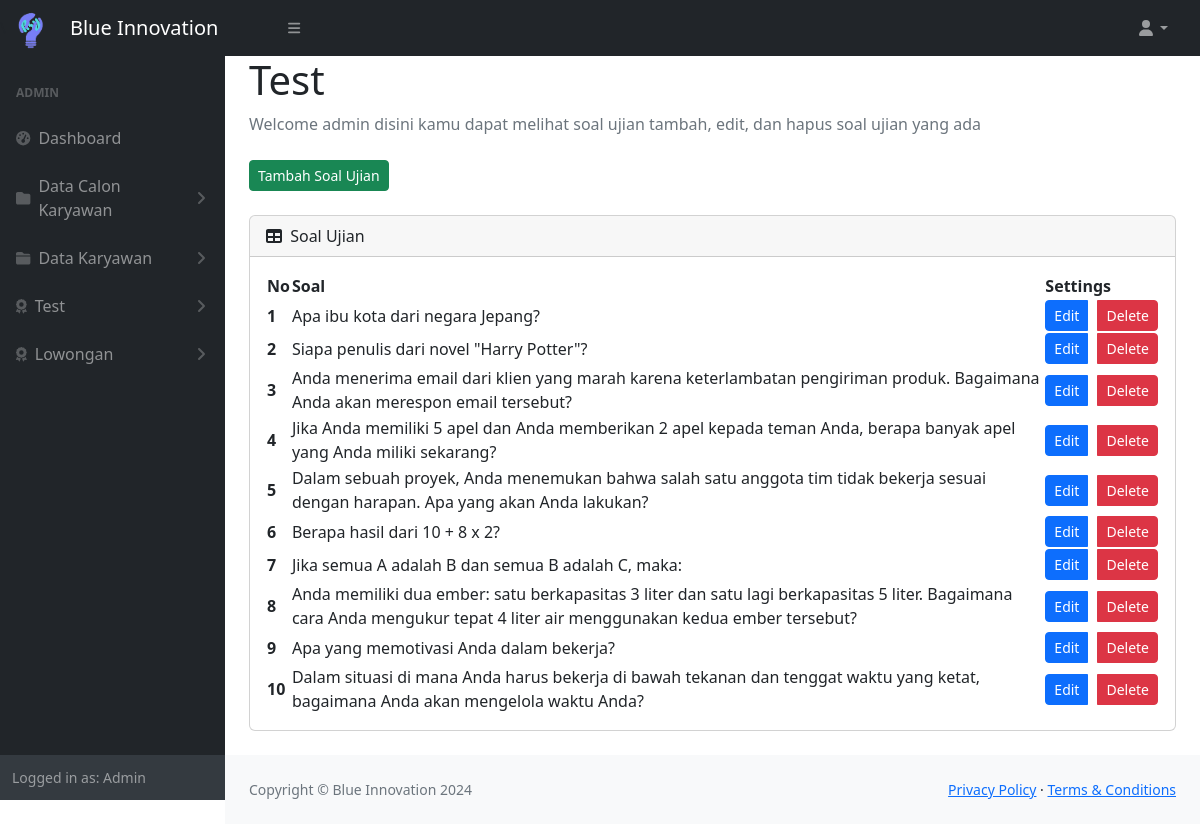
The app's page /admin/dashboardAdmin/test.php (signed in) with its own data.
### tables this page shows
CREATE TABLE `ujian` (
  `id_ujian` int(11) NOT NULL,
  `question` text NOT NULL,
  `option_a` varchar(255) NOT NULL,
  `option_b` varchar(255) NOT NULL,
  `option_c` varchar(255) NOT NULL,
  `option_d` varchar(255) NOT NULL,
  `correct_answer` char(1) NOT NULL,
  `category` varchar(255) NOT NULL
);

### admin/dashboardAdmin/test.php (the view, shortened to what this page needs)
<!DOCTYPE html>
<html lang="en">
    <head>
        <link href="https://cdn.jsdelivr.net/npm/simple-datatables@7.1.2/dist/style.min.css" rel="stylesheet" />
        <link href="css/styleDashboard.css" rel="stylesheet" />
    </head>
    <body class="sb-nav-fixed">
        <?php include "headerAdmin.php"; ?>
            <div id="layoutSidenav_content">
                <main>
                    <div class="container-fluid px-4">
                        <h1>Test</h1>
                        <ol class="breadcrumb mb-4">
                            <li class="breadcrumb-item active">Welcome <?php echo ($_SESSION ['admin']); ?> disini kamu dapat melihat soal ujian tambah, edit, dan hapus soal ujian yang ada</li>
                        </ol>
                        <div class="btn-add">
                            <a class="btn btn-success btn-sm" href="addTest.php">Tambah Soal Ujian</a>
                        </div>
                        <br>
                        <div class="card mb-4" >
                            <div class="card-header">
                                <i class="fas fa-table me-1"></i>
                                Soal Ujian
                            </div>
                                <div class="card-body" >
                                    <table id="datatablesSimple">
                                        <thead>
                                            <tr>
                                                <th scope="col">No</th>
                                                <th scope="col">Soal</th>
                                                <th scope="col">Settings</th>
                                            </tr>
                                        </thead>
                                        <tbody>
                                            <?php
                                            $row = mysqli_query($conn, "SELECT * FROM ujian");
                                            $no = 1;
                                            while ($data = mysqli_fetch_array($row)):
                                            ?>
                                            <tr>
                                                <th scope="row"><?= $no++ ?></th>
                                                <td><?= $data ['question'] ?></td>
                                                <td>
                                                    <div class="btn-group">
                                                        <a class="btn btn-primary btn-sm" href="../dashboardAdmin/editTest.php?no=<?= $data['id_ujian'] ?>" onclick="return confirm ('Yakin ingin edit?')">Edit</a>
                                                        <a class="btn btn-danger btn-sm" href="../queryTBD/query.php?action=deleteTest&number=<?= $data['id_ujian'] ?>" onclick="return confirm ('Yakin ingin delete?')">Delete</a>
                                                    </div>
                                                </td>
                                            </tr>
                                            <?php endwhile; ?>
                                        </tbody>
                                    </table>
                                </div>
                        </div>
                    </div>
                </main>
                <?php include "footerAdmin.php"; ?>
            </div>
    </body>
</html>

### admin/dashboardAdmin/test.php (style rules this page uses)
.btn-group { display: flex; gap: 10px; width: 100%; }
.btn-add { display: flex; }

### records on screen
ujian: question "Apa ibu kota dari negara Jepang?"
ujian: question "Siapa penulis dari novel \"Harry Potter\"?"
ujian: question "Anda menerima email dari klien yang marah karena keterlambatan pengiriman produk. Bagaimana Anda akan merespon email tersebut?"
ujian: question "Jika Anda memiliki 5 apel dan Anda memberikan 2 apel kepada teman Anda, berapa banyak apel yang Anda miliki sekarang?"
ujian: question "Dalam sebuah proyek, Anda menemukan bahwa salah satu anggota tim tidak bekerja sesuai dengan harapan. Apa yang akan Anda lakukan?"
ujian: question "Berapa hasil dari 10 + 8 x 2?"
ujian: question "Jika semua A adalah B dan semua B adalah C, maka:"
ujian: question "Anda memiliki dua ember: satu berkapasitas 3 liter dan satu lagi berkapasitas 5 liter. Bagaimana cara Anda mengukur tepat 4 liter air menggunakan kedua ember tersebut?"
ujian: question "Apa yang memotivasi Anda dalam bekerja?"
ujian: question "Dalam situasi di mana Anda harus bekerja di bawah tekanan dan tenggat waktu yang ketat, bagaimana Anda akan mengelola waktu Anda?"

### other values on screen
$_SESSION ['admin'] "ADMIN"
$_SESSION ['level'] "Admin"
$_SESSION ['admin'] "admin"
